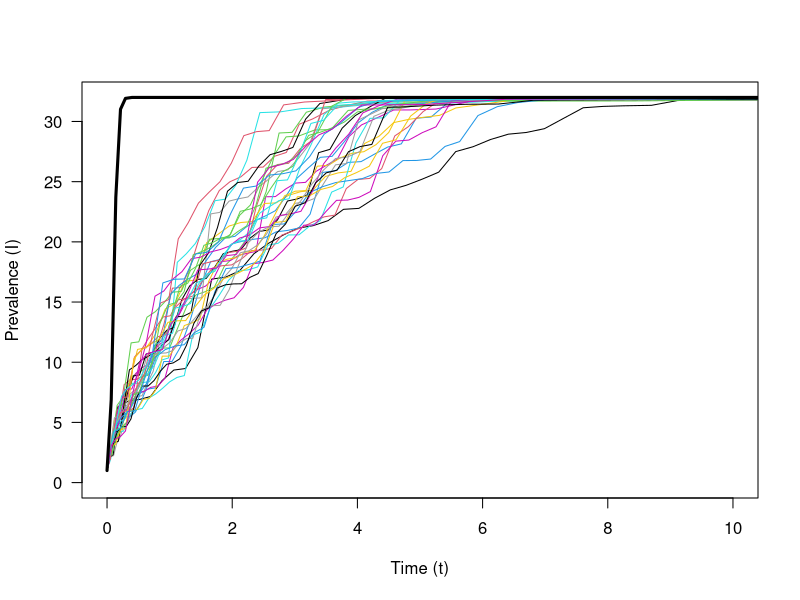
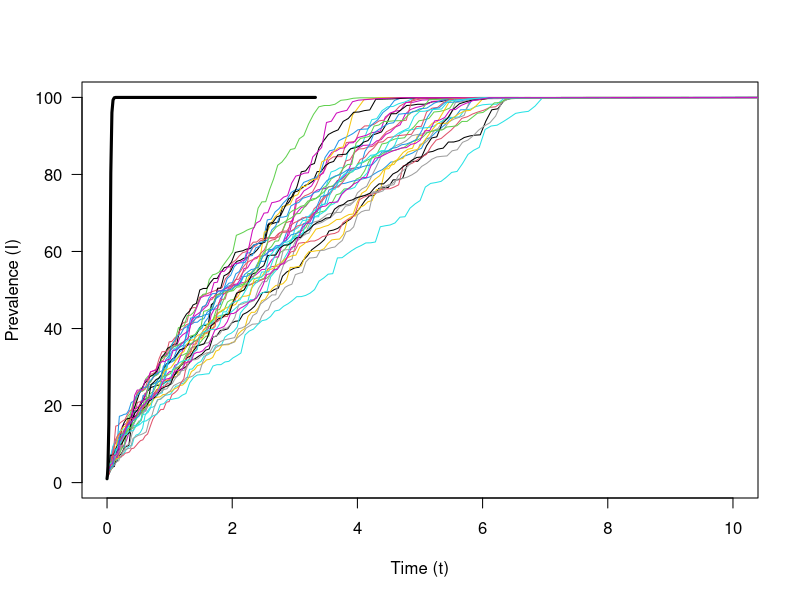
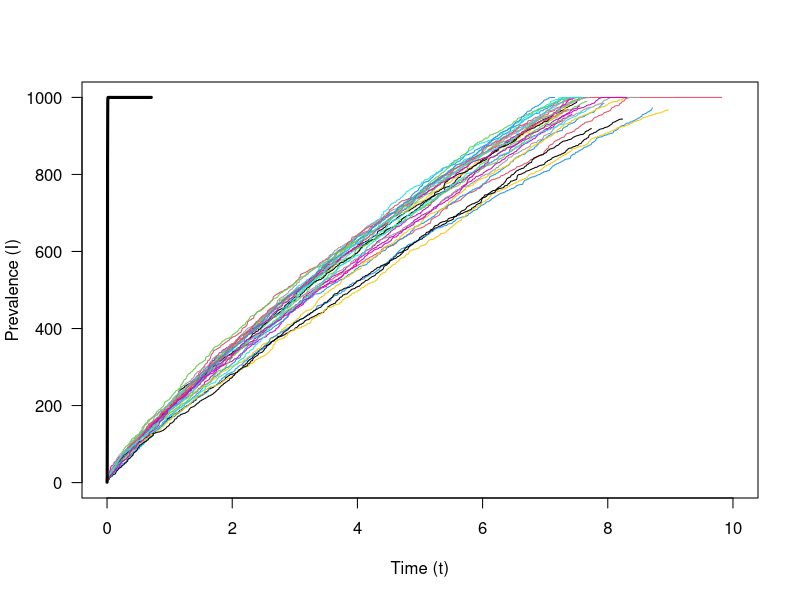
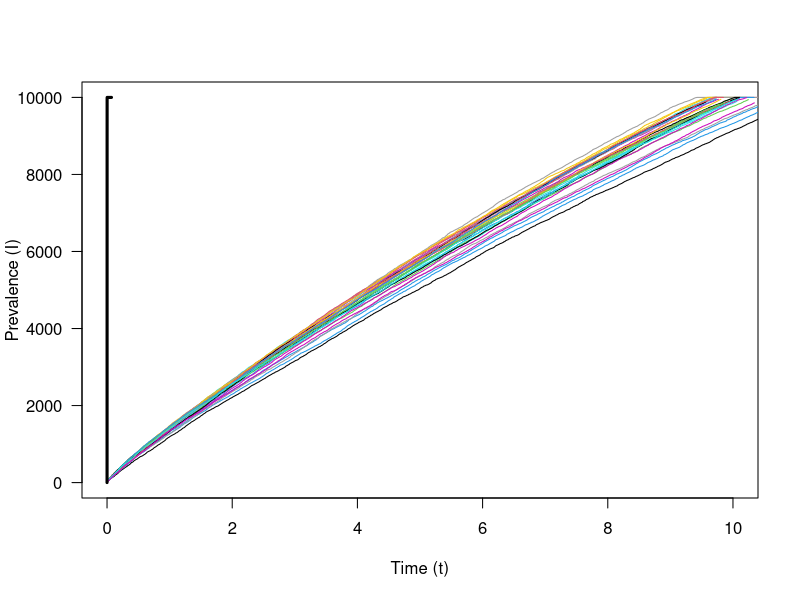

Write R code to recreate these figures, in order.
SI.gillespie <- function(beta, N, I0, tmax){
  t0 <- 0
  times =(t0:tmax)
  x <-c(S=N-I0, I=I0, t=t0)

  res <- matrix(nrow=length(t0:tmax),ncol=length(x),
              dimnames = list(times,names(x))) #matrix to store values
  
  for (i in 1:(tmax+1)){
    res[i,] <- x
    rate <- with(as.list(x), beta*S*I) ## calculate current rate
    if(rate<=0) break #rate != 0; t_next would return NaN
    t_next <- rexp(1,rate)  #time to next event
    t0 <- t0 + t_next # update time
    x <- x+c(-1*rate*t_next, 1*rate*t_next, t0) #updates x <- c(S, I, t)
    if(x[1]<0) #if S is for some reason negative, change it to its previous positive
      x <- res[i,]
  }
  cbind(res[,3],res[,2]) #returns cbind(t, I)
}

## N=32
plot(0,0,xlim=c(0,10),ylim=c(0,32),
     type="n",xlab="Time (t)",ylab="Prevalence (I)",las=1)
for(i in 1:30){
  G.SI <- SI.gillespie(beta=1, N=32, I0=1, tmax=80)
  lines(G.SI, col=i)
}
N <- 32
beta <- 1
I0 <- 1
It <- I0*exp(N*beta*G.SI[,1])/(1+(I0/N)*(exp(N*beta*G.SI[,1])-1))
lines(G.SI[,1],It,lwd=3)

## N=100
plot(0,0,xlim=c(0,10),ylim=c(0,100),
     type="n",xlab="Time (t)",ylab="Prevalence (I)",las=1)
for(i in 1:30){
  G.SI <- SI.gillespie(beta=1, N=100, I0=1, tmax=300)
  lines(G.SI, col=i)
}
N <- 100
G.SI <- SI.gillespie(beta=1, N=100, I0=1, tmax=80)
It <- I0*exp(N*beta*G.SI[,1])/(1+(I0/N)*(exp(N*beta*G.SI[,1])-1))
lines(G.SI[,1],It,lwd=3)


## N=1000
plot(0,0,xlim=c(0,10),ylim=c(0,1000),
     type="n",xlab="Time (t)",ylab="Prevalence (I)",las=1)
for(i in 1:30){
  G.SI <- SI.gillespie(beta=1, N=1000, I0=1, tmax=1000)
  lines(G.SI, col=i)
}
N <- 1000
It <- I0*exp(N*beta*G.SI[,1])/(1+(I0/N)*(exp(N*beta*G.SI[,1])-1))
lines(G.SI[,1],It,lwd=3)

## N=10,000
plot(0,0,xlim=c(0,10),ylim=c(0,10000),
     type="n",xlab="Time (t)",ylab="Prevalence (I)",las=1)
for(i in 1:30){
  G.SI <- SI.gillespie(beta=1, N=10000, I0=1, tmax=10000)
  lines(G.SI, col=i)
}
N <- 10000
It <- I0*exp(N*beta*G.SI[,1])/(1+(I0/N)*(exp(N*beta*G.SI[,1])-1))
lines(G.SI[,1],It,lwd=3)
